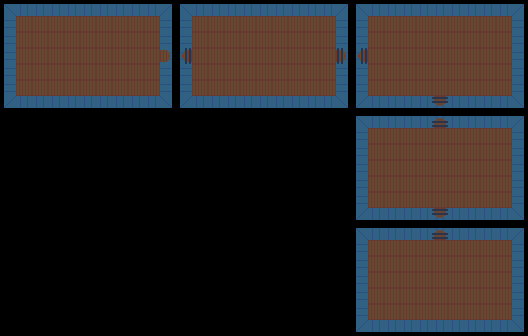

The image is a tile-based game level rendered from a .tmx file. Its description and complete source (layers, tilesets, objects, tile grids) follow:
An orthogonal 33x21 tile map with 16x16 px tiles, 3 tile layers (ground, walls, obstacles).

<map version="1.9" tiledversion="1.9.2" orientation="orthogonal" renderorder="right-down" width="33" height="21" tilewidth="16" tileheight="16" infinite="0" nextlayerid="4" nextobjectid="1">
 <editorsettings>
  <export target="../tiles/floor2.json" format="json" />
 </editorsettings>
 <tileset firstgid="1" name="dungeon" tilewidth="16" tileheight="16" tilecount="20" columns="5">
  <image source="../tiles/dungeonTileset.png" width="80" height="64" />
  <tile id="0">
   <properties>
    <property name="collides" type="bool" value="false" />
   </properties>
  </tile>
  <tile id="1">
   <properties>
    <property name="collides" type="bool" value="true" />
   </properties>
  </tile>
  <tile id="2">
   <properties>
    <property name="collides" type="bool" value="true" />
   </properties>
  </tile>
  <tile id="3">
   <properties>
    <property name="collides" type="bool" value="true" />
   </properties>
  </tile>
  <tile id="4">
   <properties>
    <property name="collides" type="bool" value="true" />
   </properties>
  </tile>
  <tile id="5">
   <properties>
    <property name="collides" type="bool" value="false" />
   </properties>
  </tile>
  <tile id="6">
   <properties>
    <property name="collides" type="bool" value="true" />
   </properties>
  </tile>
  <tile id="7">
   <properties>
    <property name="collides" type="bool" value="true" />
   </properties>
  </tile>
  <tile id="8">
   <properties>
    <property name="collides" type="bool" value="true" />
   </properties>
  </tile>
  <tile id="9">
   <properties>
    <property name="collides" type="bool" value="true" />
   </properties>
  </tile>
  <tile id="10">
   <properties>
    <property name="collides" type="bool" value="false" />
   </properties>
  </tile>
  <tile id="11">
   <properties>
    <property name="collides" type="bool" value="false" />
   </properties>
  </tile>
  <tile id="12">
   <properties>
    <property name="collides" type="bool" value="false" />
   </properties>
  </tile>
  <tile id="13">
   <properties>
    <property name="collides" type="bool" value="false" />
   </properties>
  </tile>
  <tile id="14">
   <properties>
    <property name="collides" type="bool" value="true" />
   </properties>
  </tile>
  <tile id="15">
   <properties>
    <property name="collides" type="bool" value="true" />
   </properties>
  </tile>
  <tile id="16">
   <properties>
    <property name="collides" type="bool" value="true" />
   </properties>
  </tile>
  <tile id="17">
   <properties>
    <property name="collides" type="bool" value="true" />
   </properties>
  </tile>
  <tile id="18">
   <properties>
    <property name="collides" type="bool" value="false" />
   </properties>
  </tile>
  <tile id="19">
   <properties>
    <property name="collides" type="bool" value="false" />
   </properties>
  </tile>
 </tileset>
 <layer id="2" name="ground" width="33" height="21">
  <data encoding="csv">
6,6,6,6,6,6,6,6,6,6,6,6,6,6,6,6,6,6,6,6,6,6,6,6,6,6,6,6,6,6,6,6,6,
6,6,6,6,6,6,6,6,6,6,6,6,6,6,6,6,6,6,6,6,6,6,6,6,6,6,6,6,6,6,6,6,6,
6,6,6,6,6,6,6,6,6,6,6,6,6,6,6,6,6,6,6,6,6,6,6,6,6,6,6,6,6,6,6,6,6,
6,6,6,6,6,6,6,6,6,6,6,6,6,6,6,6,6,6,6,6,6,6,6,6,6,6,6,6,6,6,6,6,6,
6,6,6,6,6,6,6,6,6,6,6,6,6,6,6,6,6,6,6,6,6,6,6,6,6,6,6,6,6,6,6,6,6,
6,6,6,6,6,6,6,6,6,6,6,6,6,6,6,6,6,6,6,6,6,6,6,6,6,6,6,6,6,6,6,6,6,
6,6,6,6,6,6,6,6,6,6,6,6,6,6,6,6,6,6,6,6,6,6,6,6,6,6,6,6,6,6,6,6,6,
0,0,0,0,0,0,0,0,0,0,0,0,0,0,0,0,0,0,0,0,0,0,6,6,6,6,6,6,6,6,6,6,6,
0,0,0,0,0,0,0,0,0,0,0,0,0,0,0,0,0,0,0,0,0,0,6,6,6,6,6,6,6,6,6,6,6,
0,0,0,0,0,0,0,0,0,0,0,0,0,0,0,0,0,0,0,0,0,0,6,6,6,6,6,6,6,6,6,6,6,
0,0,0,0,0,0,0,0,0,0,0,0,0,0,0,0,0,0,0,0,0,0,6,6,6,6,6,6,6,6,6,6,6,
0,0,0,0,0,0,0,0,0,0,0,0,0,0,0,0,0,0,0,0,0,0,6,6,6,6,6,6,6,6,6,6,6,
0,0,0,0,0,0,0,0,0,0,0,0,0,0,0,0,0,0,0,0,0,0,6,6,6,6,6,6,6,6,6,6,6,
0,0,0,0,0,0,0,0,0,0,0,0,0,0,0,0,0,0,0,0,0,0,6,6,6,6,6,6,6,6,6,6,6,
0,0,0,0,0,0,0,0,0,0,0,0,0,0,0,0,0,0,0,0,0,0,6,6,6,6,6,6,6,6,6,6,6,
0,0,0,0,0,0,0,0,0,0,0,0,0,0,0,0,0,0,0,0,0,0,6,6,6,6,6,6,6,6,6,6,6,
0,0,0,0,0,0,0,0,0,0,0,0,0,0,0,0,0,0,0,0,0,0,6,6,6,6,6,6,6,6,6,6,6,
0,0,0,0,0,0,0,0,0,0,0,0,0,0,0,0,0,0,0,0,0,0,6,6,6,6,6,6,6,6,6,6,6,
0,0,0,0,0,0,0,0,0,0,0,0,0,0,0,0,0,0,0,0,0,0,6,6,6,6,6,6,6,6,6,6,6,
0,0,0,0,0,0,0,0,0,0,0,0,0,0,0,0,0,0,0,0,0,0,6,6,6,6,6,6,6,6,6,6,6,
0,0,0,0,0,0,0,0,0,0,0,0,0,0,0,0,0,0,0,0,0,0,6,6,6,6,6,6,6,6,6,6,6
</data>
 </layer>
 <layer id="1" name="walls" width="33" height="21">
  <data encoding="csv">
2,3,3,3,3,3,3,3,3,3,4,2,3,3,3,3,3,3,3,3,3,4,2,3,3,3,3,3,3,3,3,3,4,
5,0,0,0,0,0,0,0,0,0,7,5,0,0,0,0,0,0,0,0,0,7,5,0,0,0,0,0,0,0,0,0,7,
5,0,0,0,0,0,0,0,0,0,7,5,0,0,0,0,0,0,0,0,0,7,5,0,0,0,0,0,0,0,0,0,7,
5,0,0,0,0,0,0,0,0,0,12,11,0,0,0,0,0,0,0,0,0,12,11,0,0,0,0,0,0,0,0,0,7,
5,0,0,0,0,0,0,0,0,0,7,5,0,0,0,0,0,0,0,0,0,7,5,0,0,0,0,0,0,0,0,0,7,
5,0,0,0,0,0,0,0,0,0,7,5,0,0,0,0,0,0,0,0,0,7,5,0,0,0,0,0,0,0,0,0,7,
8,9,9,9,9,9,9,9,9,9,10,8,9,9,9,9,9,9,9,9,9,10,8,9,9,9,9,13,9,9,9,9,10,
0,0,0,0,0,0,0,0,0,0,0,0,0,0,0,0,0,0,0,0,0,0,2,3,3,3,3,14,3,3,3,3,4,
0,0,0,0,0,0,0,0,0,0,0,0,0,0,0,0,0,0,0,0,0,0,5,0,0,0,0,0,0,0,0,0,7,
0,0,0,0,0,0,0,0,0,0,0,0,0,0,0,0,0,0,0,0,0,0,5,0,0,0,0,0,0,0,0,0,7,
0,0,0,0,0,0,0,0,0,0,0,0,0,0,0,0,0,0,0,0,0,0,5,0,0,0,0,0,0,0,0,0,7,
0,0,0,0,0,0,0,0,0,0,0,0,0,0,0,0,0,0,0,0,0,0,5,0,0,0,0,0,0,0,0,0,7,
0,0,0,0,0,0,0,0,0,0,0,0,0,0,0,0,0,0,0,0,0,0,5,0,0,0,0,0,0,0,0,0,7,
0,0,0,0,0,0,0,0,0,0,0,0,0,0,0,0,0,0,0,0,0,0,8,9,9,9,9,13,9,9,9,9,10,
0,0,0,0,0,0,0,0,0,0,0,0,0,0,0,0,0,0,0,0,0,0,2,3,3,3,3,14,3,3,3,3,4,
0,0,0,0,0,0,0,0,0,0,0,0,0,0,0,0,0,0,0,0,0,0,5,0,0,0,0,0,0,0,0,0,7,
0,0,0,0,0,0,0,0,0,0,0,0,0,0,0,0,0,0,0,0,0,0,5,0,0,0,0,0,0,0,0,0,7,
0,0,0,0,0,0,0,0,0,0,0,0,0,0,0,0,0,0,0,0,0,0,5,0,0,0,0,0,0,0,0,0,7,
0,0,0,0,0,0,0,0,0,0,0,0,0,0,0,0,0,0,0,0,0,0,5,0,0,0,0,0,0,0,0,0,7,
0,0,0,0,0,0,0,0,0,0,0,0,0,0,0,0,0,0,0,0,0,0,5,0,0,0,0,0,0,0,0,0,7,
0,0,0,0,0,0,0,0,0,0,0,0,0,0,0,0,0,0,0,0,0,0,8,9,9,9,9,9,9,9,9,9,10
</data>
 </layer>
 <layer id="3" name="obstacles" width="33" height="21">
  <data encoding="csv">
0,0,0,0,0,0,0,0,0,0,0,0,0,0,0,0,0,0,0,0,0,0,0,0,0,0,0,0,0,0,0,0,0,
0,0,0,0,0,0,0,0,0,0,0,0,0,0,0,0,0,0,0,0,0,0,0,0,0,0,0,0,0,0,0,0,0,
0,0,0,0,0,0,0,0,0,0,0,0,0,0,0,0,0,0,0,0,0,0,0,0,0,0,0,0,0,0,0,0,0,
0,0,0,0,0,0,0,0,0,0,0,18,0,0,0,0,0,0,0,0,0,16,18,0,0,0,0,0,0,0,0,0,0,
0,0,0,0,0,0,0,0,0,0,0,0,0,0,0,0,0,0,0,0,0,0,0,0,0,0,0,0,0,0,0,0,0,
0,0,0,0,0,0,0,0,0,0,0,0,0,0,0,0,0,0,0,0,0,0,0,0,0,0,0,0,0,0,0,0,0,
0,0,0,0,0,0,0,0,0,0,0,0,0,0,0,0,0,0,0,0,0,0,0,0,0,0,0,15,0,0,0,0,0,
0,0,0,0,0,0,0,0,0,0,0,0,0,0,0,0,0,0,0,0,0,0,0,0,0,0,0,17,0,0,0,0,0,
0,0,0,0,0,0,0,0,0,0,0,0,0,0,0,0,0,0,0,0,0,0,0,0,0,0,0,0,0,0,0,0,0,
0,0,0,0,0,0,0,0,0,0,0,0,0,0,0,0,0,0,0,0,0,0,0,0,0,0,0,0,0,0,0,0,0,
0,0,0,0,0,0,0,0,0,0,0,0,0,0,0,0,0,0,0,0,0,0,0,0,0,0,0,0,0,0,0,0,0,
0,0,0,0,0,0,0,0,0,0,0,0,0,0,0,0,0,0,0,0,0,0,0,0,0,0,0,0,0,0,0,0,0,
0,0,0,0,0,0,0,0,0,0,0,0,0,0,0,0,0,0,0,0,0,0,0,0,0,0,0,0,0,0,0,0,0,
0,0,0,0,0,0,0,0,0,0,0,0,0,0,0,0,0,0,0,0,0,0,0,0,0,0,0,15,0,0,0,0,0,
0,0,0,0,0,0,0,0,0,0,0,0,0,0,0,0,0,0,0,0,0,0,0,0,0,0,0,17,0,0,0,0,0,
0,0,0,0,0,0,0,0,0,0,0,0,0,0,0,0,0,0,0,0,0,0,0,0,0,0,0,0,0,0,0,0,0,
0,0,0,0,0,0,0,0,0,0,0,0,0,0,0,0,0,0,0,0,0,0,0,0,0,0,0,0,0,0,0,0,0,
0,0,0,0,0,0,0,0,0,0,0,0,0,0,0,0,0,0,0,0,0,0,0,0,0,0,0,0,0,0,0,0,0,
0,0,0,0,0,0,0,0,0,0,0,0,0,0,0,0,0,0,0,0,0,0,0,0,0,0,0,0,0,0,0,0,0,
0,0,0,0,0,0,0,0,0,0,0,0,0,0,0,0,0,0,0,0,0,0,0,0,0,0,0,0,0,0,0,0,0,
0,0,0,0,0,0,0,0,0,0,0,0,0,0,0,0,0,0,0,0,0,0,0,0,0,0,0,0,0,0,0,0,0
</data>
 </layer>
</map>